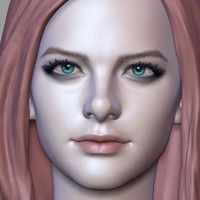
#> input picture _breaker/test-images/200.jpg, 200 x 200 px
$ python session.py
#> lines starting #> are read from the running program, lines starting #| are printed output that depends on the picture; after the words box and inside, x2 and y2 are one past the last pixel; in counts of white or black regions, pixels touching at a corner belong together
### draw/Draw.py
from PIL import Image, ImageDraw
import random, time, math, textwrap, sys, os
import numpy as np
from multiprocessing import Process


class Colour:

    colour1 = None
    colour2 = None

    """Returning a random hex colour value"""
    # [9 lines left out: function Random, not called in this run]

    """Returns the complimentary colour of the given HEX colour"""
    # [14 lines left out: function GetComplimentary, not called in this run]

    """Manager for comp colours, in terms of getting first, second, and flushing variables"""
    # [7 lines left out: function Complementary, not called in this run]


"""
The "background" functions controlling the look of
the furtherst-back layer of image handling.
"""
class BG:
    # [10 lines left out: function stars, not called in this run]


"""
The body managers, as in all of the managers for the
content of the interesting image, including brushes, etc..
"""
class Bodies:
    # [6 lines left out: function RandomPaddedCoords, not called in this run]

    def ColourPixelAt(self, x, y, width, colour):
        draw.rectangle([(x, y), (x+width,y +width)], colour)

    # [17 lines left out: function GenerateNodes, not called in this run]

    """
    To use the given weights variable to define the randomness of each
    positional movement (up/down/left/right) starting from the given xy,
    with the boundings telling the loop where to stop in terms of the
    drawing needle's placement.
    """
    lastxy = False

    # [53 lines left out: function TrackingLine, not called in this run]
        # print("Completion took {0} iterations...".format(iterations))

    """
    Setting up a "presentation", providing the times in which to change
    different aspects, when to save, stop, all dictated by the iteration #.
    Once it hits one of the iteration #'s, will change intermal self.TrackingLine
    function call weights to change the engine's dynamics.
    """
    # [58 lines left out: function SAS_TrackingLine, not called in this run]

    """
    Bodies.Brush()
    A directional brush stroke, applying a "random" grade algorithm.
    """
    # [26 lines left out: function Brush, not called in this run]

    """
    Bodies.Tspurt()
    Applies a "spread" algorithm on the xy coordinate.
    """
    # [11 lines left out: function Tspurt, not called in this run]


"""Managing the overall application"""
class BitmapManager:

    Template = None

    """
   | Outputting into the ./development_progress folder in order for a working product
    """
    # [6 lines left out: function Progress, not called in this run]

    """
   | Loading the config lbl
    """
    def LoadConfig(self, ConfigData):
        self.CONFIG = ConfigData
        # for key, value in ConfigData.items():
        #     print(key, value)


    """
    Placing a Managed image into self.Template
    """
    def Template(self, location):
#> called with location = '../_breaker/test-images/200.jpg'
        self.Template = Image.open(location)
#> self.Template is the input picture: PIL image 200x200 RGB; mean R, G, B 155.4, 132.6, 139.9

    """
    Setting up the location for outputting into, with append
    """
    def Output(self, location):
        self.OutputName = location

    # def PA =

    def InitPixelArray(self, PA):
        if self.CONFIG["by"] != False:
            by = self.CONFIG["by"]
        else:
            by = False
                 #PA,                     seperator
        print("{0} set ".format(by))
        Pix = PA(np.array(self.Template), by)
        # Pix.SetBy(self.CONFIG["by"])
        self.PA = Pix

    """
    Take the self.Template, and run the process to return the Series variable
    PixelArray (dependency injection, bitmap.PixelArray class).
    """
    # [11 lines left out: function ExtractSeries, not called in this run]

    """
    Setting up an internal variable for our new image.
    This is going to be our primary output.
    """
    # [4 lines left out: function Prep, not called in this run]

    """
    Taking a PixelArray series and applying it to the self.OutputImage
    blank canvas
    """
    # [28 lines left out: function ApplySeries, not called in this run]

    """
    Taking the self.OutputImage and applying a naming
    prefix to place it in the required place.
    """
    # [10 lines left out: functions Save, SaveTemplate, not called in this run]

    def GetImage(self):
        return self.OutputImage

### _breaker/ImageSplitter.py
"""
Role of this class:

1. Input an original image
2. Split into dominant colours/ group the sections
   - Start from random X/Y point
   - Start going out in UDLR patten till meeting a colour which is not under 20% diff
   - Once the entire collection recurs and collapses, cache that as a "group" and
     delete it from the "choosing" record and find a new place to start prying around for
     the colours.
   - This leaves a bunch of groups and automatically removes itself from the array
     meaning it cannot be chosen again.
   - Once there are no more pixels, we're good to convert all "groups" into bitmaps.
3. Large collection of Bitmaps with appropriate XY placement locations
4. Render all bitmaps and place into the new image
"""

import pprint as pprint
pp = pprint.PrettyPrinter(indent=4)
pp = pp.pprint
from PIL import Image, ImageDraw
import random, sys
import numpy as np
# sys.setrecursionlimit(300000) # doing a lot...

class iSplitter:
    def __init__(self):
        self.Groups = []
        self.CurrentLCIndex = 0
        pass

    def fromArray(self, arr):
        self.ImgArr = arr
        self.ContainedImage = Image.fromarray(arr)
        self.Width = arr.shape[1]  # these are whole, counting from 1->tot, not 0
#> self.Width = 200
        self.Height = arr.shape[0] # . . . . . . . .
#> self.Height = 200
        self.W = arr.shape[1]
#> self.W = 200
        self.H = arr.shape[0]
#> self.H = 200
        return self.SortColors()

    def SortColors(self):
        colours = {}
        self.Cache = []
        self.LocationCache = []
        y, x = 0, 0
        for yrow in self.ImgArr:
            x = 0
            self.Cache.append([])
            for xcolours in yrow:
                hex = '#%02x%02x%02x' % (xcolours[0], xcolours[1], xcolours[2])
                if hex in colours.keys(): colours[hex] += 1
                else: colours[hex] = 1
                self.Cache[y].append([])
                self.Cache[y][x] = xcolours
                self.LocationCache.append("{0}:{1}".format(x, y)) # x/y
                x += 1
            y += 1
#> after the loop, colours = 13427 items; self.Cache = 200 items; self.LocationCache = 40000 items; y = 200
        self.XRange = x
#> self.XRange = 200
        self.YRange = y
#> self.YRange = 200
        self.Colours = colours
#> self.Colours = 13427 items
        return self


    def CreateImageFromGroup(self, groupid, max=False):
        group = self.Groups[groupid]
        if max != False and len(group) < max:
            # print("Returning false... Len of group {0}".format(len(group)))
            return False
        img = Image.new("RGB", (self.Width, self.Height), "black")
        imgarr = np.array(img)
        contained = np.array(self.ContainedImage)
        for xy in group:
            x, y = xy # the x/y coords in self.Cache
            # colorcache = contained[y][x]
            # imgarr[y][x] = colorcache
            imgarr[y][x] = [255, 255, 255]
        img = Image.fromarray(imgarr)
        return img


    # [10 lines left out: function saveAllGroups, not called in this run]

    def imagifyGroups(self, max=50, endat=-1):
        imageSet, endcheck = [], 0
        cimage = np.array(self.ContainedImage)
        for gid, group in enumerate(self.Groups):
            if endcheck == endat: break
            img = self.CreateImageFromGroup(gid, max=max)
            if img == False: continue
            x, y = self.Groups[gid][0]
            color = cimage[y][x]
            imageSet.append({
                "rawimage": img,
                "color": color
            })
            endcheck += 1
        return imageSet


    #/\/ Moves through the location cache
    #/\/ efficiently.
    #/\/ Managing from self.CurrentLCIndex
    def GetLocationCacheNext(self):
        newValueToCreep = False
        for i in range(self.CurrentLCIndex, len(self.LocationCache)):
            if self.LocationCache[i] == "":
                # continue exec till finding it
                continue
            else:
                # we just found it, return and remove
                self.CurrentLCIndex = i
                newValueToCreep = self.LocationCache[i]
                self.LocationCache[i] = ""
                break
#> this loop made 1 pass
#> (self.CurrentLCIndex, newValueToCreep) on pass 1: (0, '0:0')
        # print("returning {0}".format(newValueToCreep))
        return newValueToCreep


    def group(self, top_diff=1.6):
        creepLocationString = self.GetLocationCacheNext()
#> creepLocationString = '0:0'
        xr, yr = map(int, creepLocationString.split(":"))
#> xr = 0; yr = 0
        self.CurrentGroup = 0
        self.Groups.append([]) #store

        toExpand = ["{0}:{1}".format(xr, yr)]
#> toExpand = ['0:0']
        pixel = self.Cache[yr][xr]
#> pixel = [157, 153, 154]
        r,g,b = pixel
#> r = 157; g = 153; b = 154

        # top_diff defined in the parameters
        bottom_diff = 2.00 - top_diff
        iters = 0

        while len(self.LocationCache) != 0:
            iters += 1

            if len(toExpand) == 0:
                # print("Going to create a new group")

                creepLocationString = self.GetLocationCacheNext()
                if creepLocationString == False:
                    break

                xr, yr = map(int, creepLocationString.split(":"))
                toExpand = ["{0}:{1}".format(xr, yr)]
                pixel = self.Cache[yr][xr]
                r,g,b = pixel
                #g+1
                self.CurrentGroup += 1
                self.Groups.append([])
                # print(self.CurrentGroup, end=", ")

            #/\/

            expanding = toExpand.pop(0)
            # print("for exand {0}".format(expanding))
            # print(toExpand)
            x, y = [int(x) for x in expanding.split(":")]
            if self.RemoveFromLocationCacheAndSave(x, y) == False: continue
            Movements = [[x,y-1],[x,y+1],[x-1,y],[x+1,y]] #udlr
            Movements = filter(lambda v: False if (v[0]<0 or v[0]>=self.W) or (v[1]<0 or v[1]>=self.H) else True, Movements)


            for xy in Movements:
                xmove, ymove = xy
                lookfor = "{0}:{1}".format(xmove, ymove)

                try:
                    nr,ng,nb = self.Cache[ymove][xmove]
                except IndexError:
                    continue

                if (lookfor in toExpand) or (self.LocationCache[(ymove*(self.Width))+xmove] == "") or (self.Cache[ymove][xmove][0] == -1) or ((nr >= r*top_diff) or (ng >= g*top_diff) or (nb >= b*top_diff) or (nr <= r*bottom_diff) or (ng <= g*bottom_diff) or (nb <= b*bottom_diff)):
                    continue
                else:
                    toExpand.append("{0}:{1}".format(xmove, ymove))
#> this loop made 40001 passes
#> (xr, r, g, b) on passes 213, 214, 215, 217, 236, 239, 267, 268, 269, 402, 403, 404: (9, 184, 171, 178), (10, 143, 123, 134), (11, 89, 63, 76), (12, 108, 80, 94), (16, 129, 93, 107), (17, 118, 82, 92), (18, 110, 72, 83), (19, 130, 93, 100), (22, 151, 106, 111), (29, 135, 93, 103), (30, 113, 72, 86), (31, 129, 89, 100)
#> (x, y, Movements) on passes 1 to 6: (0, 0, [[0, -1], [0, 1], [-1, 0], [1, 0]]), (0, 1, [[0, 0], [0, 2], [-1, 1], [1, 1]]), (1, 0, [[1, -1], [1, 1], [0, 0], [2, 0]]), (0, 2, [[0, 1], [0, 3], [-1, 2], [1, 2]]), (1, 1, [[1, 0], [1, 2], [0, 1], [2, 1]]), (2, 0, [[2, -1], [2, 1], [1, 0], [3, 0]])

        print("{0} iterations to group...".format(iters))
#> (printed output is left out)


    def RemoveFromLocationCacheAndSave(self, x, y):
        # toRemove = "{0}:{1}".format(x, y)
        # if toRemove not in self.LocationCache: return False

        try:
            # del self.LocationCache[(y*self.Width) + x]
            # print("Removing {0}:{1}".format(x, y))
            # print("Removing {0}".format(toRemove))
            # xt,yt = map(int, toRemove.split(":"))
            self.LocationCache[(y*(self.Width)) + x] = ""
            # self.LocationCache.remove(toRemove)
            # 1. iterate and keep a cache internally for
            #    the current iteation through locationcache from 0->onwards,
            # 2. simply access and set to = "" using above, then
            #    when getting a new one simply start iterating from left
            #    to right, self caching the current index then moving
            #    there and keep moving from left right till you find the next


            self.Cache[y][x][0] = -1
            self.Groups[self.CurrentGroup].append([x, y]) #can get self.Cache[y][x]
            return True

        except IndexError or ValueError:
            return False

        return True

### BITMAP/Bitmap.py
#// Author Jack Hales, 17-year-old Australian kas.nsw.edu.au Student
#// --
#// BitMap manipulation, BitMap refers to the process of creating a
#// black-background image that contains a prominent set of colours
#// that are significant in meaning.

import time, random, math
import numpy as np
from PIL import Image, ImageDraw
import pprint as pprint
import os, sys

pp = pprint.PrettyPrinter(indent=4)
pp = pp.pprint

# Pathfinding!
# from pathfinding.core.diagonal_movement import DiagonalMovement
# from pathfinding.core.grid import Grid
# from pathfinding.finder.a_star import AStarFinder

#// Manual Colour-coding array
#// To be in JSON file one day

#// Requirement splitting for Vision rules
#// % value, 0.25 = 25% means splitting into 4 parts x 4 parts

# Meta retention-data,
# not defined by the type of image,
# but the self-manipulation.
Complexity, by = 1, 16
split = 1 / by
squares  = int(1 / split)
squaresx = squares
totalSquares = int(squares*squares)
xs, ys = 0, 0

class PixelArray(object):
    # - dynamically set variables
    # Squares
    # OGPixelArray is a numpy array

    def SetBy(self, toSet):
        global by
        by = toSet

    def __init__(self, PA, bySet = False):
        # cp-string for data collection and retention
        global xs, ys, xSplit, ySplit, squarePixels, totalSquares, squaresx, squares, split, by
        by = bySet if bySet != False else by

        # global re-distributer
        split = 1 / by
        squares  = int(1 / split)
        squaresx = squares
        totalSquares = int(squares*squares)
        self.SquareMeta = np.zeros(totalSquares, dtype=dict)

        self.OGPixelArray = PA
        self.BitMap = Image.fromarray(PA)
        xs, ys = self.BitMap.size[0], self.BitMap.size[1]

        squarePixels = (xs*ys)/squares
        xSplit = int((xs) / (1 / split))
        ySplit = int((ys) / (1 / split))

        self.Squares = []
        # - convert the "pixel array" location
        #   into the square information and insert
        #   seq
        self.PixelArrCache = np.zeros(shape=(squares*xSplit*xSplit+1, squares*ySplit*ySplit+1), dtype=list)

    # | Quick anti-alias removal, black & white ONLY,
    # | lesser is reduced to black, and higher is
    # | ceiling'd to white
    # [32 lines left out: functions AARemove, SortSquares, not called in this run]

    def GenerateSquareReports(self):
        for squarex, square in enumerate(self.Squares):
            self.SquareMeta[squarex] = {"empty": self.SquareEmpty(squarex)}


    # [75 lines left out: functions SquareBundlerStartFrom, SquareToPixelArr, AllColourInSquare, Square2PAEditor, Change, not called in this run]

    def SQCHange(self, s=0, x=0, y=0, to=[255, 255, 255]):
        self.Change(src="Squares", xy=[x, y], squareno=s, to=to)


    # - all displaying and saving functions

    # [30 lines left out: functions ShowOG, SaveOG, ShowSquareAlone, SquareEmpty, not called in this run]

    #// checking from the meta
    def Empty(self, squareNo):
        # print(squareNo)
        return self.SquareMeta[squareNo]["empty"]

    # [8 lines left out: function Empty_OldAlgorithm, not called in this run]

    def Contains(self, squareNo, highlight="no"):
        if squareNo == highlight: return 2
        return not self.Empty(squareNo)

    #// inserting all the "contains" info into an array that can be edited
    # [295 lines left out: functions ContainsArray, ContainsArrayPoints, PrintSquareMap, SquareXYCache, SquareBounds, TestBounds and 4 more, not called in this run]

    # - iter functions to make it easier to iterate
    # | - pixelParcel (parcel) is a pack provided by the cache
    # | - information series.

    def Unpack(self, parcel, pref="insert"):
        return zip([parcel["{0}X".format(pref)]], [parcel["{0}Y".format(pref)]])

    # - bitmap opening functions, to convert the array into an
    # - original piece

    # [5 lines left out: function Open, not called in this run]

    def Draw(self):
        return ImageDraw.Draw(self.BitMap)

    # [4 lines left out: function Close, not called in this run]

### brains/session.py
"""
BREAKS INTO COLOR GROUPS, RE-DRAWS BITMAPS, COMBINES INTO IMAGE.
"""

import sys, os, time, pprint
import numpy as np
from PIL import Image
pp = pprint.PrettyPrinter(indent=4)
pp = pp.pprint
TS = time.time()

sys.path.append(os.path.abspath("../bitmap"))
sys.path.append(os.path.abspath("../tools"))
sys.path.append(os.path.abspath("../_breaker"))
from Bitmap import *
from Draw import *
from ImageSplitter import *
from multiprocessing import Pool, Process, cpu_count


def impact(groupx, raw, colour, id, sortSquares=True):

    Manager = BitmapManager()
    # inserting the template into it
    Manager.Template = raw
    MapConfig = {
        "by":     80,
        "colour": '#%02x%02x%02x' % (colour[0], colour[1], colour[2]),
        "loose":  'low'
    }

    # getting the series for the piece of data
    Manager.LoadConfig(MapConfig)
    Manager.InitPixelArray(PixelArray)
    Series = Manager.ExtractSeries(sortSquares)
    if len(Series) == 0: return False

    # setting output
    Manager.Output("save/{0}".format(groupx))
    Manager.Prep().ApplySeries(Series)
    BitmapDrawn = Manager.GetImage()

    # combining to main image
    # canvas = Image.open("memory/-1.png") # opening for rexexture processing purposes - blank canvas
    canvas.paste(BitmapDrawn, (0, 0), BitmapDrawn)
    canvas.save("texture-live.png") # saving for live
    # canvas.save("memory/{0}.png".format(groupx)) # saving for retexture processing parse


if __name__ == "__main__":

    Splitter = iSplitter()

    # getting out numpy image from getting
    Manager = BitmapManager()
    Manager.Template("../_breaker/test-images/200.jpg")
    Manager.Output("position-test") # as
    im = Manager.Template

    # numpified, image splitting!
    arr = np.array(im)
    Splitter.fromArray(arr=arr).group(top_diff=1.10)
    SplitBitmaps = Splitter.imagifyGroups(max=20, endat=-1)
#> the loop in imagifyGroups, `for gid, group in enumerate(self.Groups):` made 3832 passes
#> pass 1, in CreateImageFromGroup, `img = Image.fromarray(imgarr)`:
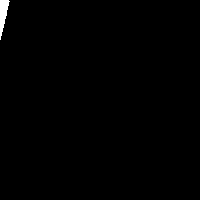
#> img: PIL image 200x200 RGB; 0.53% white; 1 white region, box (x1, y1, x2, y2) and area: (0, 0, 10, 40) 212

    # setting up canvas
    x, y = SplitBitmaps[0]["rawimage"].size
    canvas = Image.new("RGBA", size=(x, y))
#> canvas: PIL image 200x200 RGBA; every value is 0
    canvas.save("memory/-1.png")

    print("Total of {0} groups to sift".format(len(SplitBitmaps)))
#| Total of 199 groups to sift
    for groupx, group in enumerate(SplitBitmaps):
        before = time.time()
        print("{0}% - {1}/{2}".format( round(groupx/len(SplitBitmaps)*100, 2), groupx, len(SplitBitmaps) ), end=" ")
        if groupx != -1:
#> (the run stopped early here; a loop or call above may not have finished)

$ run again, with _breaker/test-images/300.jpg copied over _breaker/test-images/200.jpg
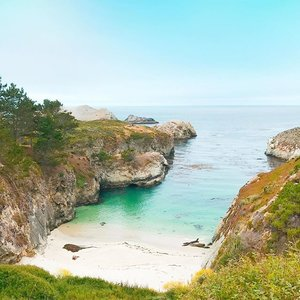
#> input picture _breaker/test-images/300.jpg, 300 x 300 px
#> in Template, self.Template is the input picture: PIL image 300x300 RGB; mean R, G, B 174.5, 191.1, 174.3
#> after the loop in SortColors, `for yrow in self.ImgArr:`: colours = 39921 items; self.Cache = 300 items; self.LocationCache = 90000 items; y = 300
#> self.Colours = 39921 items
#> the loop in GetLocationCacheNext, `for i in range(self.CurrentLCIndex, len(self.LocationCache)):` made 1 pass
#> (self.CurrentLCIndex, newValueToCreep) on pass 1: (0, '0:0')
#> in group, `creepLocationString = self.GetLocationCacheNext()`: creepLocationString = '0:0'
#> in group, `xr, yr = map(int, creepLocationString.split(":"))`: xr = 0
#> in group, `toExpand = ["{0}:{1}".format(xr, yr)]`: toExpand = ['0:0']
#> in group, `pixel = self.Cache[yr][xr]`: pixel = [192, 241, 245]
#> in group, `r,g,b = pixel`: r = 192; g = 241; b = 245
#> the loop in group, `while len(self.LocationCache) != 0:` made 90001 passes
#> (x, y, Movements) on passes 1 to 3: (0, 0, [[0, -1], [0, 1], [-1, 0], [1, 0]]), (0, 1, [[0, 0], [0, 2], [-1, 1], [1, 1]]), (1, 0, [[1, -1], [1, 1], [0, 0], [2, 0]])
#> after the loop in group, `while len(self.LocationCache) != 0:`: b = 58; creepLocationString = False; g = 125; iters = 90001; pixel = [255, 125, 58]; r = 140; self.CurrentGroup = 21057; self.Groups = 21058 items; toExpand = []; xr = 299
#> (printed output is left out)
#> the loop in imagifyGroups, `for gid, group in enumerate(self.Groups):` made 21058 passes
#> pass 1, in CreateImageFromGroup, `img = Image.fromarray(imgarr)`:
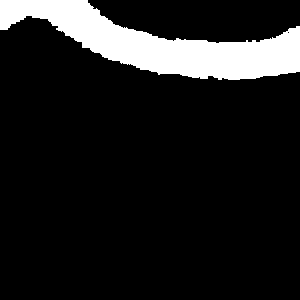
#> img: PIL image 300x300 RGB; 11.7% white; 1 white region, box (x1, y1, x2, y2) and area: (0, 0, 300, 80) 10540
#> pass 3, in CreateImageFromGroup (call 3), `img = Image.fromarray(imgarr)`:
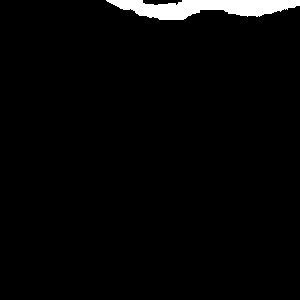
#> img: PIL image 300x300 RGB; 2.7% white; 1 white region, box (x1, y1, x2, y2) and area: (106, 0, 300, 20) 2429
#> after the loop in imagifyGroups, `for gid, group in enumerate(self.Groups):`: endcheck = 89; imageSet = 89 items
#> canvas: PIL image 300x300 RGBA; every value is 0
#| Total of 89 groups to sift
